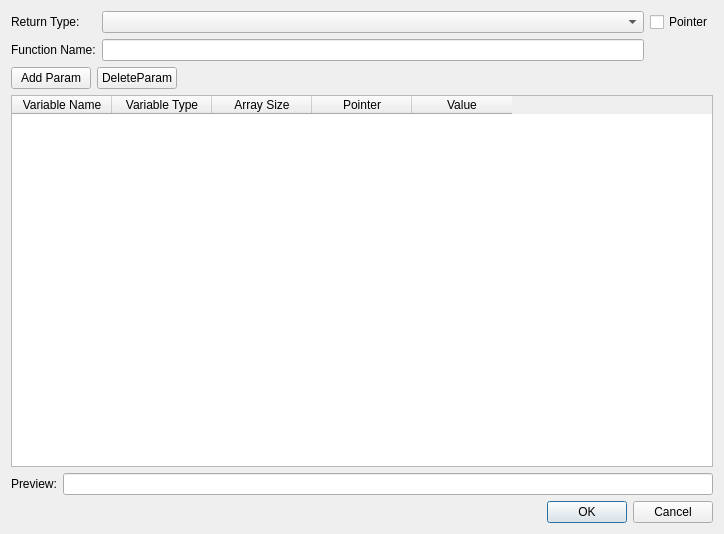
<?xml version="1.0" encoding="UTF-8"?>
<ui version="4.0">
 <class>CustomFunctionDialog</class>
 <widget class="QDialog" name="CustomFunctionDialog">
  <property name="geometry">
   <rect>
    <x>0</x>
    <y>0</y>
    <width>724</width>
    <height>534</height>
   </rect>
  </property>
  <property name="windowTitle">
   <string>Custon Function</string>
  </property>
  <layout class="QVBoxLayout" name="verticalLayout">
   <item>
    <layout class="QGridLayout" name="gridLayout">
     <item row="0" column="1">
      <widget class="QComboBox" name="cmbReturnType"/>
     </item>
     <item row="0" column="0">
      <widget class="QLabel" name="label_3">
       <property name="text">
        <string>Return Type:</string>
       </property>
      </widget>
     </item>
     <item row="2" column="1">
      <widget class="QLineEdit" name="edtFunctionName"/>
     </item>
     <item row="2" column="0">
      <widget class="QLabel" name="label_2">
       <property name="text">
        <string>Function Name:</string>
       </property>
      </widget>
     </item>
     <item row="0" column="2">
      <widget class="QCheckBox" name="chkPointer">
       <property name="text">
        <string>Pointer</string>
       </property>
      </widget>
     </item>
    </layout>
   </item>
   <item>
    <layout class="QHBoxLayout" name="horizontalLayout">
     <item>
      <widget class="QPushButton" name="btnAddParam">
       <property name="text">
        <string>Add Param</string>
       </property>
      </widget>
     </item>
     <item>
      <widget class="QPushButton" name="btnDelParam">
       <property name="text">
        <string>DeleteParam</string>
       </property>
      </widget>
     </item>
     <item>
      <spacer name="horizontalSpacer">
       <property name="orientation">
        <enum>Qt::Horizontal</enum>
       </property>
       <property name="sizeHint" stdset="0">
        <size>
         <width>40</width>
         <height>20</height>
        </size>
       </property>
      </spacer>
     </item>
    </layout>
   </item>
   <item>
    <widget class="QTableWidget" name="tableWidget">
     <column>
      <property name="text">
       <string>Variable Name</string>
      </property>
     </column>
     <column>
      <property name="text">
       <string>Variable Type</string>
      </property>
     </column>
     <column>
      <property name="text">
       <string>Array Size</string>
      </property>
     </column>
     <column>
      <property name="text">
       <string>Pointer</string>
      </property>
     </column>
     <column>
      <property name="text">
       <string>Value</string>
      </property>
     </column>
    </widget>
   </item>
   <item>
    <layout class="QHBoxLayout" name="horizontalLayout_2">
     <item>
      <widget class="QLabel" name="label">
       <property name="text">
        <string>Preview:</string>
       </property>
      </widget>
     </item>
     <item>
      <widget class="QLineEdit" name="edtPreview">
       <property name="readOnly">
        <bool>true</bool>
       </property>
      </widget>
     </item>
    </layout>
   </item>
   <item>
    <widget class="QDialogButtonBox" name="buttonBox">
     <property name="standardButtons">
      <set>QDialogButtonBox::Cancel|QDialogButtonBox::Ok</set>
     </property>
    </widget>
   </item>
  </layout>
 </widget>
 <resources/>
 <connections>
  <connection>
   <sender>buttonBox</sender>
   <signal>accepted()</signal>
   <receiver>CustomFunctionDialog</receiver>
   <slot>accept()</slot>
   <hints>
    <hint type="sourcelabel">
     <x>586</x>
     <y>512</y>
    </hint>
    <hint type="destinationlabel">
     <x>504</x>
     <y>499</y>
    </hint>
   </hints>
  </connection>
  <connection>
   <sender>buttonBox</sender>
   <signal>rejected()</signal>
   <receiver>CustomFunctionDialog</receiver>
   <slot>reject()</slot>
   <hints>
    <hint type="sourcelabel">
     <x>668</x>
     <y>515</y>
    </hint>
    <hint type="destinationlabel">
     <x>428</x>
     <y>500</y>
    </hint>
   </hints>
  </connection>
 </connections>
</ui>
